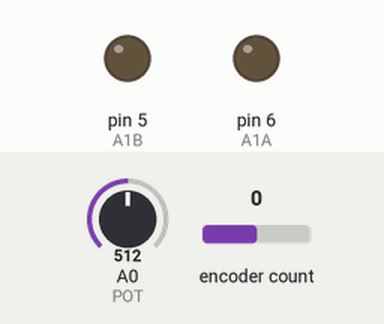
Recording of a sketch running on a simulated Arduino Uno, built with avr-gcc and run on an emulated ATmega328P. Shown: output pins drawn as LEDs (lit = HIGH). Inputs (shaded band) come from the test bench; at power-on: A0 (POT) = 512, encoder count 0. What the sketch prints to the serial monitor is not drawn.

Above: at 0.05 s.
At 0.5 s:
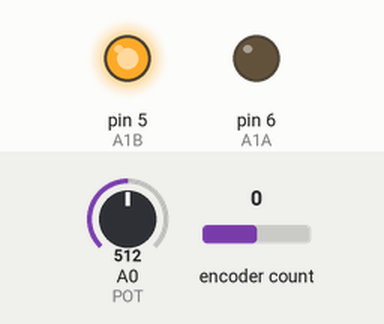
Timing chart, 0 to 2.0 s (numbered marks = the images above):
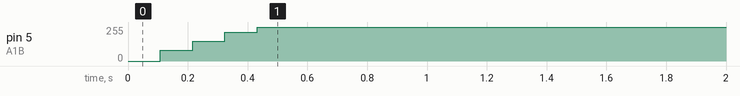

Measured:
- by itself, pin 5 (A1B): 0/255 → 81/255 at 0.11 s, → 148/255 0.11 s later, → 216/255 0.11 s later, → 255/255 0.11 s later

The sketch:

PID_EncoderMotor_Control.ino
```cpp
#include "QuickPID.h"

// This optional setting causes Encoder to use more optimized code,
// It must be defined before Encoder.h is included.
#define ENCODER_OPTIMIZE_INTERRUPTS
#include <Encoder.h>

// Pins
#define ENCA 2
#define ENCB 3
#define A1A 6 // capable of PWM
#define A1B 5 // capable of PWM
#define POT A0

// Constants
#define GR 20 // Gear Reduction of the Motor
#define PPR 12 // Pulses per Revolution of the Motor

//Define Variables we'll be connecting to
float Setpoint, Input, Output;

//Specify the links and initial tuning parameters
float consKp = 0.1, consKi = 5, consKd = 0.1;
float aggKp = 0.1, aggKi = 5, aggKd = 0.2;

float gapConstant = 30;

QuickPID myPID(&Input, &Output, &Setpoint);

int num = 10;
float cpsAvg = 0;
float rpmAvg;

// globals
long prevT = 0;
long posPrev = 0;

long currMill = 0;
long prevMill = 0;

float calcCPS(long pos, long currT) {
  // Compute counts per second (cps)
  float deltaT = ((float) (currT - prevT)) / 1.0e6;

  return (pos - posPrev) / deltaT;
}

float calcRPM(float cps) {
  return cps * 60 / (4 * GR * PPR);
}


Encoder myEnc(ENCA, ENCB);

void setup() {
  Serial.begin(9600);

  pinMode(A1A, OUTPUT);
  pinMode(A1B, OUTPUT);
  pinMode(POT, INPUT);

  analogWrite(A1A, 0);
  analogWrite(A1B, 0);

  Setpoint = 0;
  //turn the PID on
  myPID.SetMode(myPID.Control::automatic);
}

void loop() {
  // put your main code here, to run repeatedly:
  long pos = myEnc.read();

  // Compute counts per second (cps)
  long currT = micros();
  currMill = millis();

  float cps = calcCPS(pos, currT);
  float rpm = calcRPM(cps);

  Input = rpm; // Input to the PiD
  float gap = abs(Setpoint - Input); //distance away from setpoint
  if (gap < gapConstant) { //we're close to setpoint, use conservative tuning parameters
    myPID.SetTunings(consKp, consKi, consKd);
  } else {
    //we're far from setpoint, use aggressive tuning parameters
    myPID.SetTunings(aggKp, aggKi, aggKd);
  }
  bool complete = myPID.Compute();

  if (complete) {
    if (Setpoint >= 0) {
      analogWrite(A1A, 0);
      analogWrite(A1B, Output);
    }
    else {
      analogWrite(A1A, Output);
      analogWrite(A1B, 0);
    }
  }

  posPrev = pos;
  prevT = currT;

  cpsAvg = ((num - 1) * cpsAvg + cps) / num;
  rpmAvg = calcRPM(cpsAvg);

  Serial.print(Setpoint);
  Serial.print(" ");
  Serial.println(Input);

  //Serial.println(pos);
  //delay(1);

  if (currMill - prevMill > 5) {
    //Serial.println("1 sec has gone by");
    prevMill = currMill;
    Setpoint = 135 * sin(micros() / 1000000)+ 135;
  }
  Setpoint = map(analogRead(POT),0,1023,0,270);
}
```
